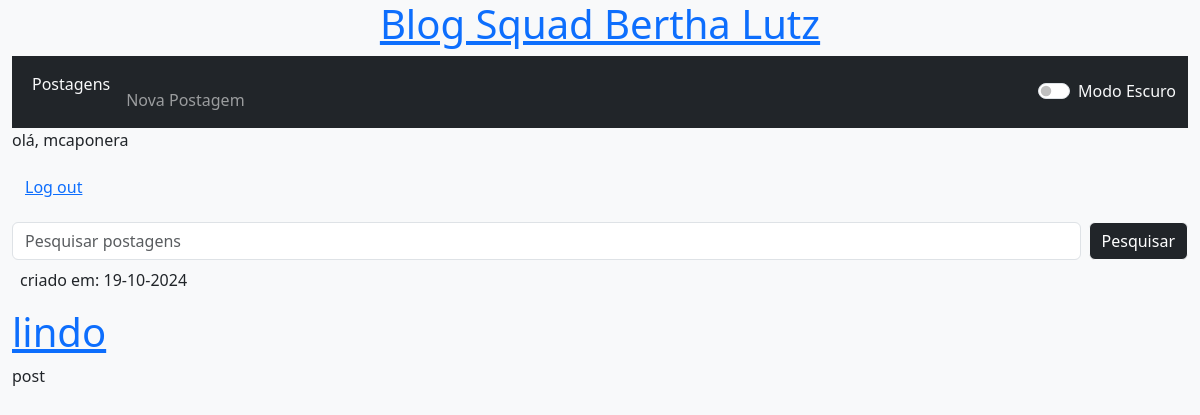
Page /drafts/ (signed in) on the committed database.
### base/models.py (models this page shows, shortened)
class Postagens(models.Model):
    titulo = models.CharField(max_length=50)
    conteudo = models.TextField()
    data_publicacao = models.DateTimeField(blank=True, null=True)
    data_criacao = models.DateTimeField(default=timezone.now)
    autor = models.ForeignKey(settings.AUTH_USER_MODEL, on_delete=models.CASCADE)

### base/views.py (the view)
# urls.py: path('drafts/', views.post_draft_list, name='post_draft_list'),
@login_required
def post_draft_list(request):
    posts = Postagens.objects.filter(data_publicacao__isnull=True).order_by(
        "data_criacao"
    )
    return render(request, "base/post_draft_list.html", {"posts": posts})

### base/templates/base/post_draft_list.html
{% extends 'base/base.html' %}
{% block content %}
    {% for post in posts %}
    <div class="post">
        <div class="bg-light text-dark p-2 mb-2">
            criado em: {{ post.data_criacao|date:'d-m-Y' }}
        </div>
        <h1><a href="{% url 'post_detail' pk=post.pk %}">{{ post.titulo }}</a></h1>
        <p>{{ post.conteudo|truncatechars:200 }}</p>
    </div>
    {% endfor %}
{% endblock %}

### base/templates/base/base.html (shortened to what this page needs)
{% load static %}
<!DOCTYPE html>
<html lang="pt-br">
  <head>
    <link rel="stylesheet" href="{% static 'css/base.css' %}" />
    <link
      href="https://cdn.jsdelivr.net/npm/bootstrap@5.3.3/dist/css/bootstrap.min.css"
      rel="stylesheet"
    />
  </head>
  <body class="light-mode">
    <div class="container-fluid">
      <div class="page-header text-center">
        <h1><a href="/">Blog Squad Bertha Lutz</a></h1>
      </div>
      <nav
        class="navbar navbar-expand-lg navbar-dark bg-dark"
        style="background-size: cover; background-position: center"
      >
        <div class="container-fluid">
          <div class="collapse navbar-collapse" id="navbarNav">
            <ul class="navbar-nav">
              <li class="nav-item">
                <a class="nav-link text-light" href="{% url 'post_list' %}"
                  >Postagens</a
                >
              </li>
              {% if user.is_authenticated %}
              <li class="nav-item">
                <a href="{% url 'post_draft_list' %}" class="nav-link
              <li class="nav-item">
                <a class="nav-link" href="{% url 'post_new' %}"
                  >Nova Postagem</a
                >
              </li>
              {% endif %}
            </ul>
            <div class="form-check form-switch ms-auto d-flex">
              <input
                class="form-check-input"
                type="checkbox"
                id="darkModeSwitch"
              />
              <label
                class="form-check-label ms-2 text-light"
                id="darkModeLabel"
                for="darkModeSwitch"
                >Modo Escuro</label
              >
            </div>
          </div>
        </div>
      </nav>
      <div class="row">
        <div class="col-md-12">
          <p class="top-menu">
            {% if user.is_authenticated %}
                olá, {{ user.username }}
                <form action="{% url 'logout' %}" method="post" class="form-inline">
                    <button type="submit" class="btn btn-link">Log out</button>
                </form>
            {% else %}
                <a href="{% url 'login' %}" class="top-menu">Login</a>
            {% endif %}
        </p>
          <form
            method="GET"
            action="{% url 'post_list' %}"
            class="d-flex"
            role="search"
          >
            <input
              class="form-control me-2 text-text-dark"
              type="search"
              placeholder="Pesquisar postagens"
              aria-label="Pesquisar"
              name="q"
            />
            <button class="btn btn-outline-light text-bg-dark" type="submit">
              Pesquisar
            </button>
          </form>
        </div>
      </div>
      <div class="row">
        <div class="col-md-12">{% block content %} {% endblock %}</div>
      </div>
    </div>
  </body>
</html>

### base/static/css/base.css (style rules this page uses)
:root { --background-color-light: #f8f9fa; --text-color-light: #212529; --background-color-dark: #121212; --text-color-dark: #e0e0e0; --navbar-bg-color-light: rgba(255, 255, 255, 0.8); --navbar-bg-color-dark: rgba(0, 0, 0, 0.8); }
body.light-mode { background-color: var(--background-color-light); color: var(--text-color-light); }
.navbar { background-size: cover; background-position: center; }
body.light-mode .navbar { background-color: var(--navbar-bg-color-light); }
a { color: var(--text-color-light); }
.form-control { background-color: var(--background-color-light); color: var(--text-color-dark); }
.btn-outline-light { color: var(--text-color-light); border-color: var(--text-color-light); }

### rows in the picture
Postagens: data_criacao "19-10-2024", titulo "lindo", conteudo "post"

### other values in the picture
{{ user.username }} "mcaponera"
